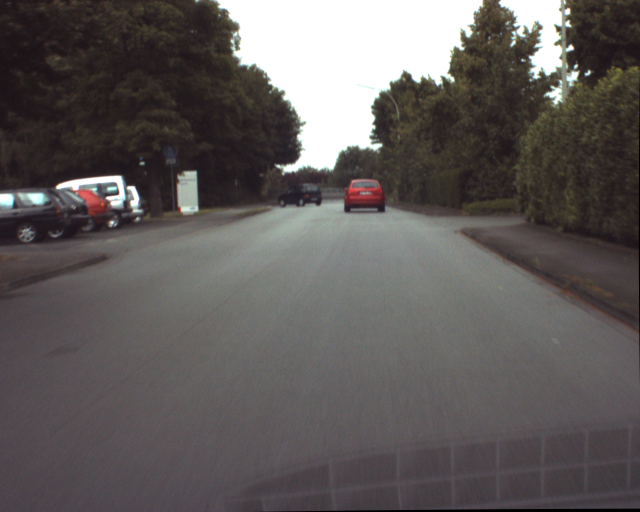
%> input picture Lab04/ur_c_s_03a_01_L_0376.png, 1280 x 1024 px (shown at 1/2 size)
$ octave Lab05.m   (GNU Octave 9; MATLAB toolbox functions it lacks are replaced by stand-ins)
%> lines starting %> are read from the running program, lines starting %| are printed output that depends on the picture
### Lab05/ncc.m
% NCC
function [xoffSet, yoffSet, xmax, ymax] = ncc(Img, Window, n)
    t = cputime;


    c = normxcorr2(Window, Img); % Applaying NNC
%   imagesc(c), colormap gray, title(['NNC with template of size ' num2str(n)])

    % Find the maximum value:
    [ypeak, xpeak] = find(c==max(c(:)));
    yoffSet = ypeak - size(Window, 1);
    xoffSet = xpeak - size(Window, 2);

    ymax = ypeak - size(Window, 1)/2;
    xmax = xpeak - size(Window, 2)/2;

    e = cputime - t; % Calculates computational time
    disp(['Computational time is ' num2str(e) ' s']);
end

### Lab05/Lab05.m
%% Computer Vision Lab 5
% NCC-based segmentation & Harris corner detection
% Isabella-Sole Bisio S4113265

addpath('functions');
clear all
close all
clc

%% NCC-based segmentation
% Loading images:
rgb_image(:, :, :, 1) = imread('ur_c_s_03a_01_L_0376.png', 'png');
%> rgb_image is the input picture: size 1024x1280x3 uint8; mean R, G, B 95.5, 90.9, 90
rgb_image(:, :, :, 2) = imread('ur_c_s_03a_01_L_0377.png', 'png');
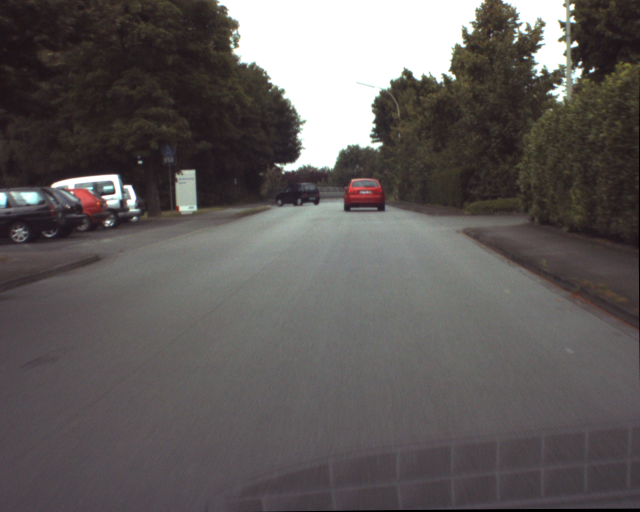
%> input picture Lab04/ur_c_s_03a_01_L_0377.png, 1280 x 1024 px (shown at 1/2 size)
rgb_image(:, :, :, 3) = imread('ur_c_s_03a_01_L_0378.png', 'png');
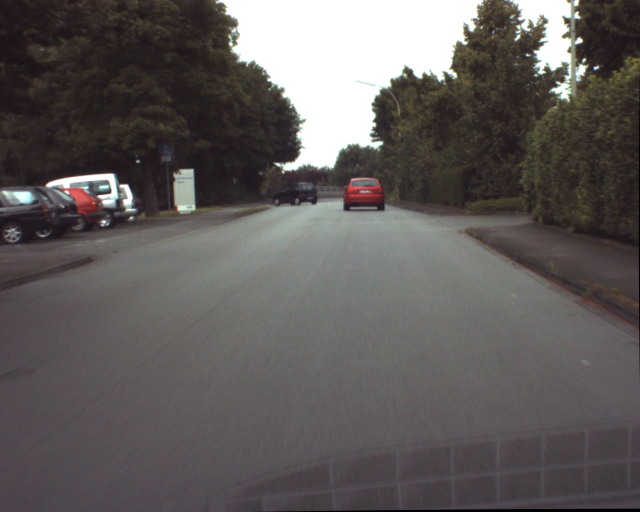
%> input picture Lab04/ur_c_s_03a_01_L_0378.png, 1280 x 1024 px (shown at 1/2 size)
rgb_image(:, :, :, 4) = imread('ur_c_s_03a_01_L_0379.png', 'png');
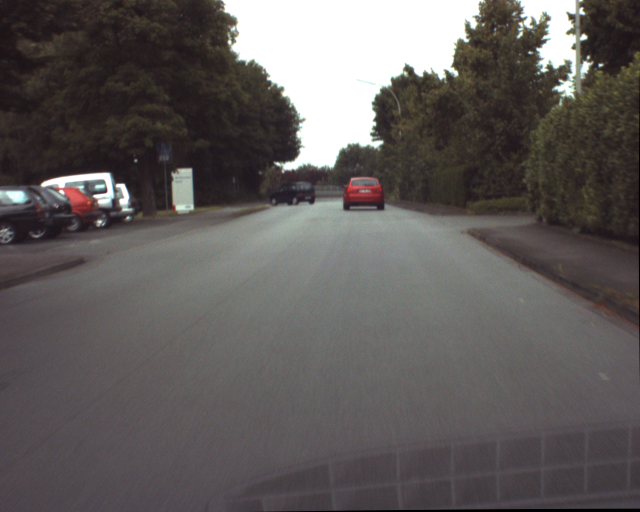
%> input picture Lab04/ur_c_s_03a_01_L_0379.png, 1280 x 1024 px (shown at 1/2 size)
rgb_image(:, : ,:, 5) = imread('ur_c_s_03a_01_L_0380.png', 'png');
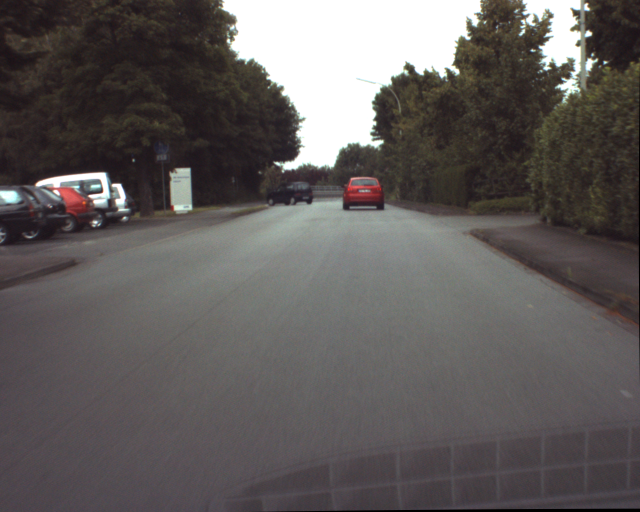
%> input picture Lab04/ur_c_s_03a_01_L_0380.png, 1280 x 1024 px (shown at 1/2 size)
rgb_image(:, :, :, 6) = imread('ur_c_s_03a_01_L_0381.png', 'png');
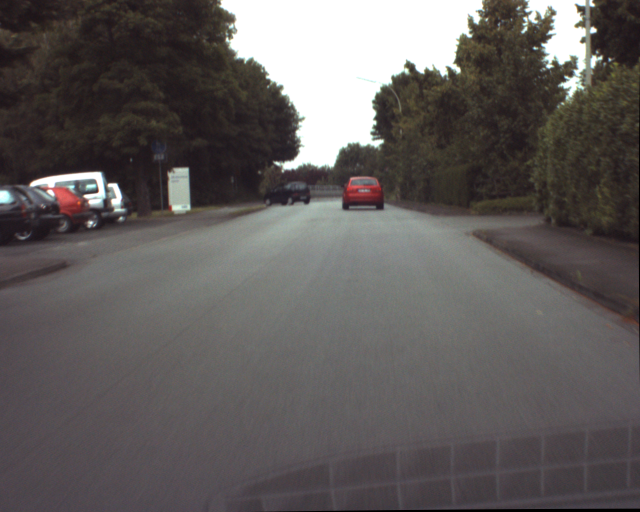
%> input picture Lab04/ur_c_s_03a_01_L_0381.png, 1280 x 1024 px (shown at 1/2 size)

% Grayscale images:
figure
for i = 1:6
    gray_image(:, :, i) = rgb2gray(rgb_image(:, :, :, i));
    subplot(2, 3, i)
    imagesc(gray_image(:, :, i)), colormap gray, title(['Frame ', num2str(i)])
end
sgtitle('Grayscale images')


%% RED CAR
% Normalized Cross Correlation:

a = 320;
b = 450;
d = 665;
e = 795;

T=gray_image(320:450,665:795); %Show the template
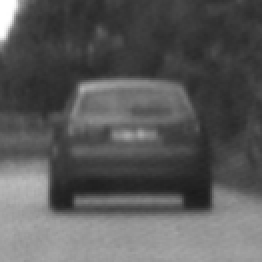
%> T: size 131x131 uint8 (shown 2 times larger); min 26, max 255, mean 89.6
figure,imagesc(T),colormap gray, title('RED CAR TEMPLATE')

for i = 1:6 % For each frame

red_car_area = gray_image(a:b, d:e, 1);
[xoffSet, yoffSet, xmax, ymax] = ncc(gray_image(:, :, i), red_car_area, 1);
%> (the run ends here)
